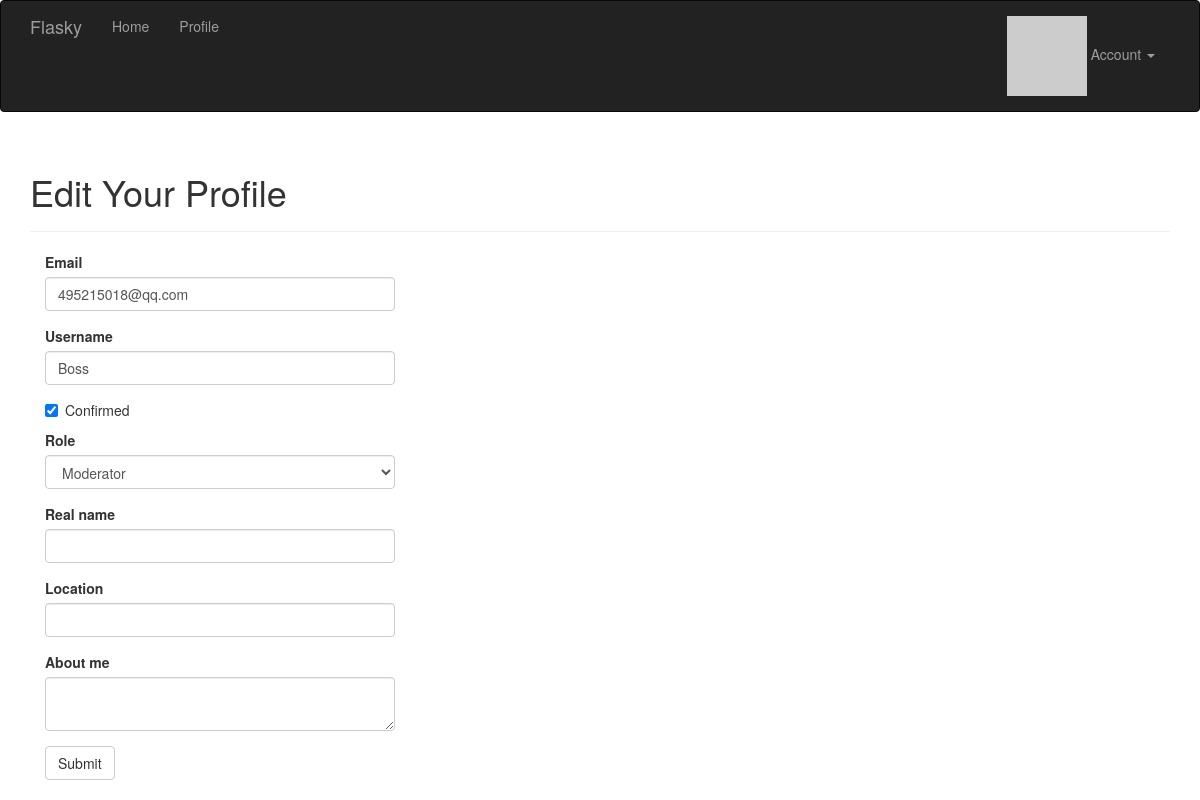
Page /edit_profile/2 (signed in) on the committed database.
### app/models.py (models this page shows, shortened)
class User(UserMixin, db.Model):
    __tablename__ = "users"
    id = db.Column(db.Integer, primary_key=True)
    email = db.Column(db.String(64), unique=True, index=True)
    username = db.Column(db.String(64), unique=True, index=True)
    role_id = db.Column(db.Integer, db.ForeignKey("roles.id"))
    password_hash = db.Column(db.String(128))
    confirmed = db.Column(db.Boolean, default=False)
    new_email = db.Column(db.String(64), index=True)
    name = db.Column(db.String(64))
    location = db.Column(db.String(64))
    about_me = db.Column(db.Text())
    member_since = db.Column(db.DateTime(), default=datetime.utcnow)
    last_seen = db.Column(db.DateTime(), default=datetime.utcnow)
    avatar_hash = db.Column(db.String(32))
    posts = db.relationship("Post", backref="author", lazy="dynamic")
    followed = db.relationship("Follow", foreign_keys=[Follow.follower_id],
                               backref=db.backref("follower", lazy="joined"),
                               lazy="dynamic",
                               cascade="all,delete-orphan")
    followers = db.relationship("Follow", foreign_keys=[Follow.followed_id],
                                backref=db.backref("followed", lazy="joined"),
                                lazy="dynamic",
                                cascade="all,delete-orphan")
    @property
    def password(self):
        raise AttributeError("password is not a readable attribute")
    def can(self, permissions):
        return self.role is not None and \
               (self.role.permissions & permissions) == permissions
    def ping(self):
        self.last_seen = datetime.utcnow()
        db.session.add(self)
    def gravatar(self, size=100, default="retro", rating="g"):
        if request.is_secure:
            url = "https://secure.gravatar.com/avatar"
        else:
            url = "http://www.gravatar.com/avatar"
        hash = self.avatar_hash or hashlib.md5(self.email.encode("utf-8")).hexdigest()
        return '{url}/{hash}?s={size}&d={default}&r={rating}'.format(url=url, hash=hash,
                                                                     size=size, default=default,
                                                                     rating=rating)

### app/main/views.py (the view, shortened to what this page needs)
@main.route("/edit_profile/<int:id>", methods=["GET", "POST"])
@login_required
@admin_required
def edit_profile_admin(id):
    user = User.query.get_or_404(id)
    form = EditProfileAdminForm(user=user)
    form.email.data = user.email
    form.username.data = user.username
    form.confirmed.data = user.confirmed
    form.role.data = user.role_id
    form.name.data = user.name
    form.location.data = user.location
    form.about_me.data = user.about_me
    return render_template("edit_profile.html", form=form, user=user)

### app/main/forms.py (shortened to what this page needs)
class EditProfileAdminForm(FlaskForm):
    email = StringField("Email", validators=[DataRequired(), Length(1, 64), Email()])
    username = StringField("Username", validators=[
        DataRequired(), Length(1, 64), Regexp("^[A-Za-z][A-Za-z0-9_.]*$", 0,
                                              "Usernames must have only letters,"
                                              "numbers, dots or undersrores")])
    confirmed = BooleanField("Confirmed")
    role = SelectField("Role", coerce=int)
    name = StringField("Real name", validators=[Length(0, 64)])
    location = StringField("Location", validators=[Length(0, 64)])
    about_me = TextAreaField("About me")
    submit = SubmitField("Submit")
    def __init__(self, user, *args, **kwargs):
        super(EditProfileAdminForm, self).__init__(*args, **kwargs)
        self.role.choices = [(role.id, role.name)
                             for role in Role.query.order_by(Role.name).all()]
        self.user = user

### app/auth/views.py (called while the page is built)
@auth.before_app_request
def before_request():
    if current_user.is_authenticated:
        current_user.ping()
        if not current_user.confirmed \
                and request.endpoint[:5] != "auth." \
                and request.endpoint != "static":
            return redirect(url_for("auth.unconfirmed"))

### app/main/__init__.py (called while the page is built)
@main.app_context_processor
def inject_permissions():
    return dict(Permission=Permission)

### app/models.py (called while the page is built)
@login_manager.user_loader
def load_user(user_id):
    return User.query.get(int(user_id))

### app/templates/edit_profile.html (shortened to what this page needs)
{% extends "base.html" %}
{% import "bootstrap/wtf.html" as wtf %}
{% block page_content %}
<div class="page-header">
    <h1>Edit Your Profile</h1>
</div>
<div class="col-md-4">
    {{ wtf.quick_form(form) }}
</div>
{% endblock %}

### rows in the picture
User: email "495215018@qq.com", username "Boss", confirmed "☑", role "Moderator"
